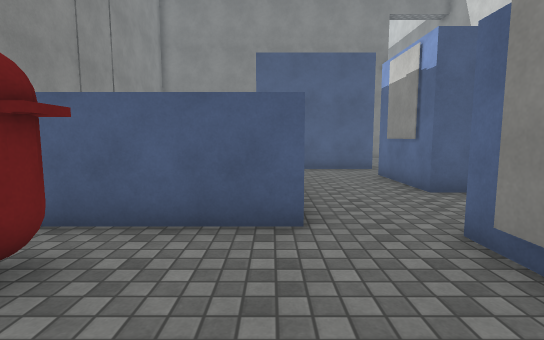
View 1 (above)

18 first-person views from a walk through a Unity game level. The camera is 1.3 m above the floor, tilts 6° down and sees 85° across. The floor is counted in squares, 1 m on a side. Each view is taken from the middle of a square. On the plan, view 1 faces up. The plan holds only what a view shows up to about 14 squares ahead; the rest is blank. The place goes on beyond the plan. The player character is not drawn. Surface patterns are stand-ins for the level's own textures.

View 2
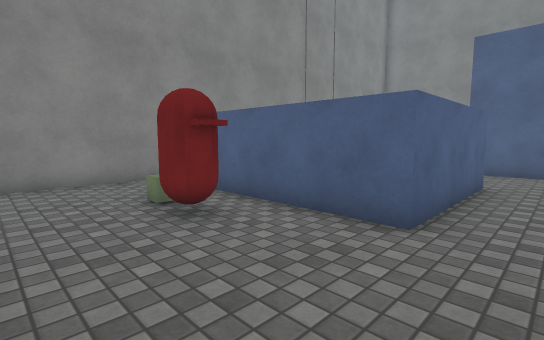

View 3
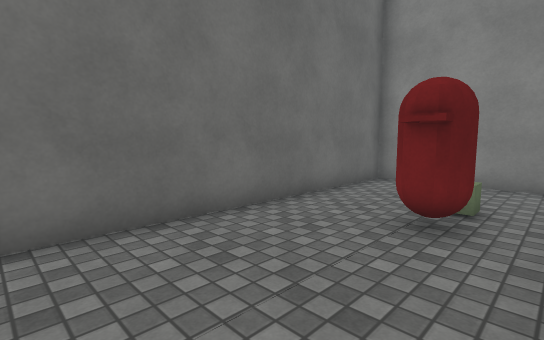

View 4
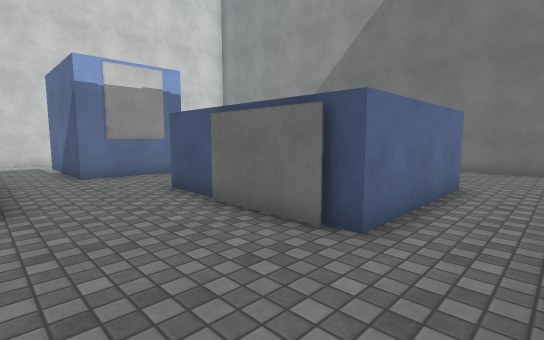

View 5
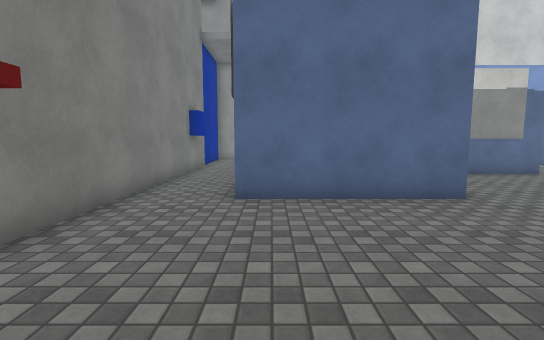

View 6
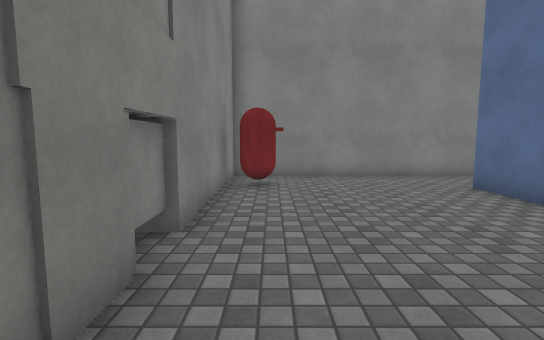

View 7
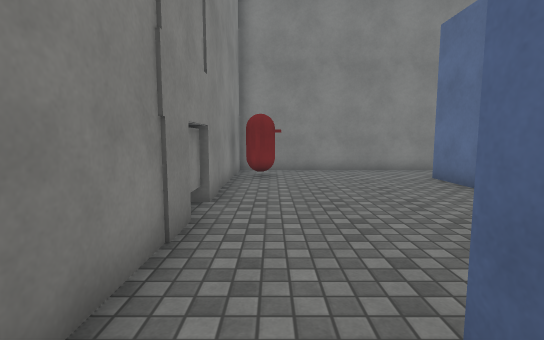

View 8
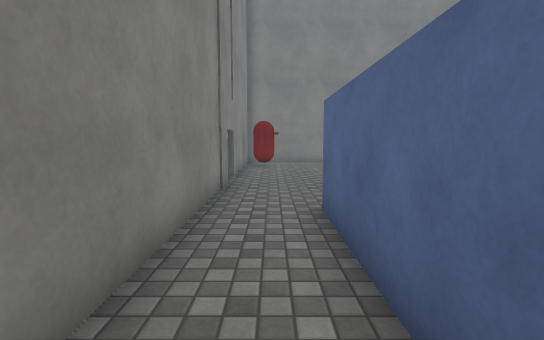

View 9
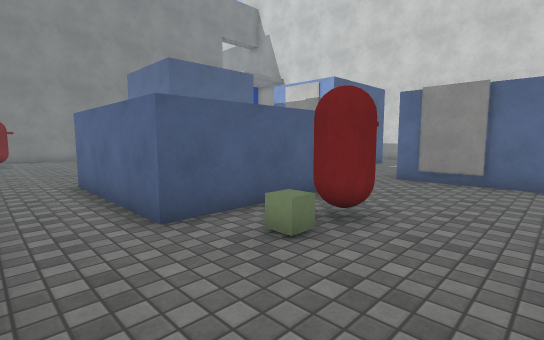

View 10
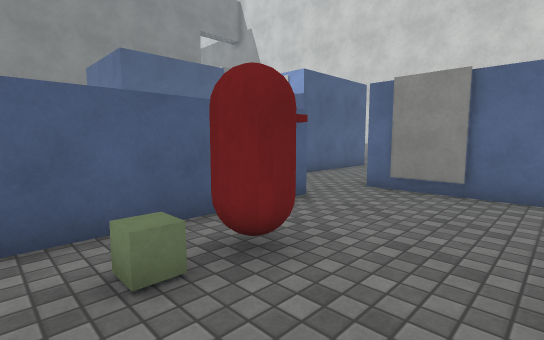

View 11
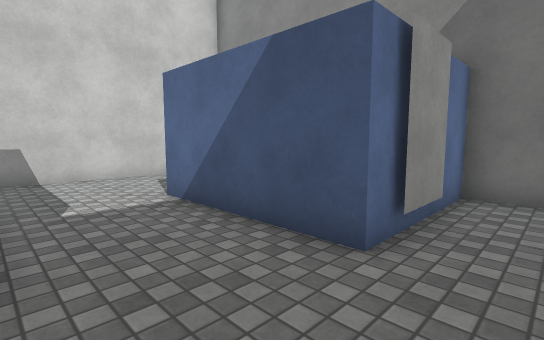

View 12
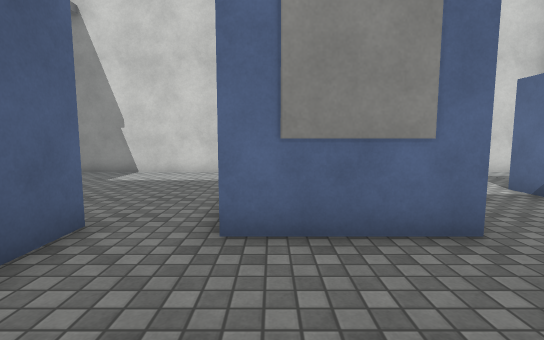

View 13
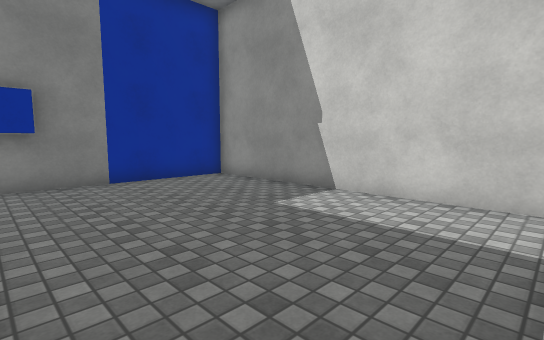

View 14
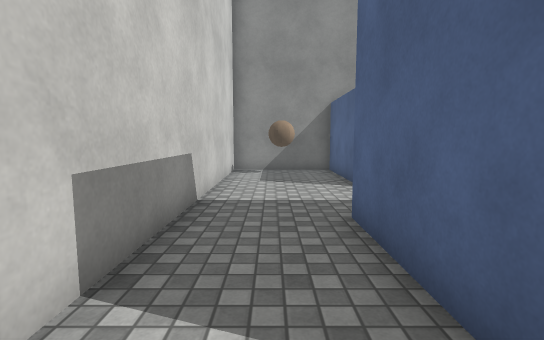

View 15
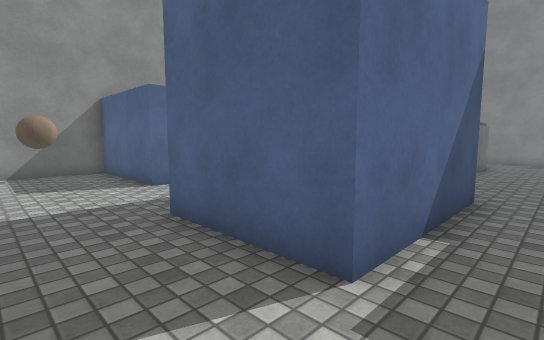

View 16
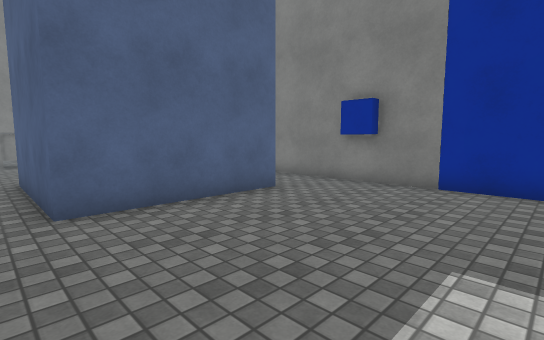

View 17
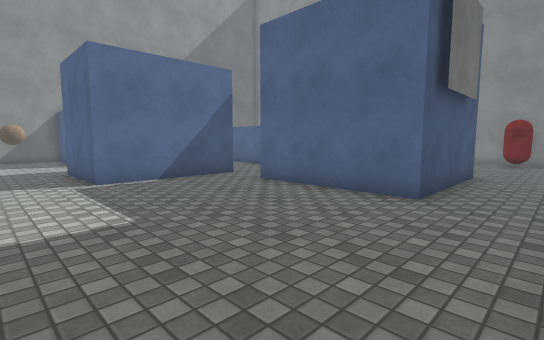

View 18
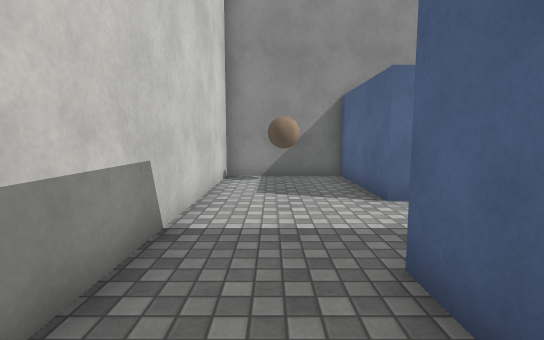

### Floor plan
Points are (right, up) in squares from view 1. A wall is a line through its corners. A room is listed if a view was taken in it or the views show most of it. See-through windows are left out.
Room 1 (views 1, 2, 8, 9, 10)
walls: (0.5, 4.3) (-5.1, 4.3); (-7.3, 4.6) (-7.3, -0.4) (2.6, -0.4) (2.6, 3.9)
ways out: opening at (-6.5, 4) to room 2; opening at (1.5, 3.5) to room 2
objects: cube (-4, 3); other object (-3, 2) to (-2, 3)
Room 2 (views 3, 4, 5, 6, 7, 11, 12)
walls: (-4.6, 9.5) (-1.8, 9.5); (-1.5, 9.3) (0.5, 9.3) (0.5, 4.3); (-7.3, 12.5) (-7.3, 4.6); (4.3, 12.8) (-0.7, 12.8) (-0.7, 17.8) (4.3, 17.8); (-5.1, 4.3) (-5.1, 9.3) (-4.4, 9.3); (3.9, 7.2) (3.9, 10.7); (4.4, 20.3) (-7.3, 20.3) (-7.3, 14.4)
ways out: opening at (-6.5, 4) to room 1; opening at (1.5, 3.5) to room 1; opening at (3, 5.5) to room 3; opening at (4, 11.5) to room 3; opening at (5, 19) to room 3
objects: block (-8, 13) to (-8, 14); other object (-7, 18) to (-6, 19)
Room 3 (views 13, 14, 15, 16, 17, 18)
walls: (7.8, 7.2) (3.9, 7.2); (3.9, 10.7) (8.7, 10.7) (8.7, 7.1); (4.3, 17.8) (4.3, 12.8); (2.6, 3.9) (7.6, 3.9) (7.6, -0.4) (11.6, -0.4) (11.6, 20.3) (4.4, 20.3)
ways out: opening at (3, 5.5) to room 2; opening at (4, 11.5) to room 2; opening at (5, 19) to room 2
objects: blue block (6, 20); ball (10, 1)

Positions as (right, up) in squares from view 1, and headings:
1: (0, 0), facing up
2: (2, 0), facing up-left
3: (2, 4), facing down-left
4: (-7, 13), facing down-right
5: (-7, 17), facing right
6: (-6, 10), facing up
7: (-6, 8), facing up
8: (-6, 4), facing up
9: (-7, 0), facing up-right
10: (-5, 0), facing up-right
11: (1, 7), facing down-right
12: (0, 10), facing right
13: (5, 11), facing up-right
14: (10, 12), facing down
15: (11, 12), facing down-left
16: (10, 12), facing up-left
17: (11, 20), facing down-left
18: (10, 10), facing down
